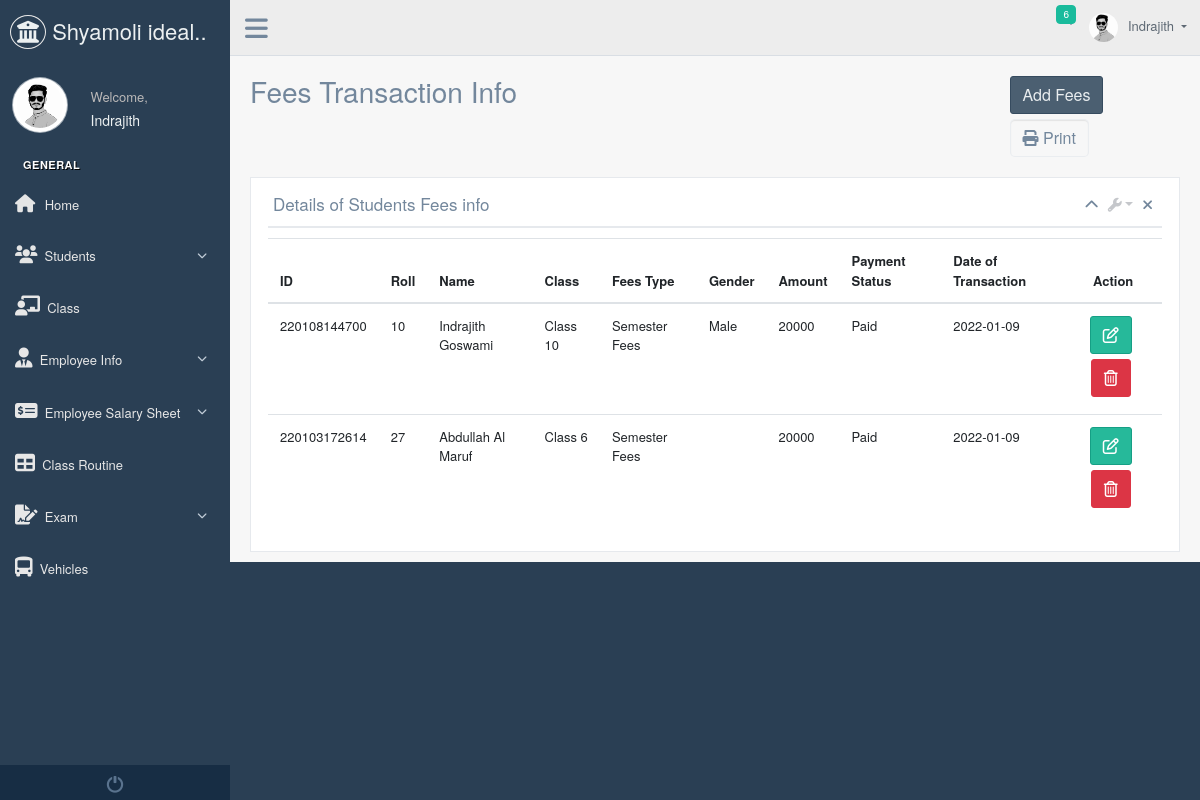
The app's page /production/student-fees.php with its own data.
### tables this page shows
CREATE TABLE `students_fees_record` (
  `slno` int(11) NOT NULL,
  `id` varchar(20) NOT NULL,
  `rollno` varchar(20) NOT NULL,
  `name` text NOT NULL,
  `class` varchar(20) NOT NULL,
  `fees_type` varchar(20) NOT NULL,
  `gender` varchar(20) NOT NULL,
  `amount` int(10) NOT NULL,
  `payments_status` varchar(20) NOT NULL,
  `dateoftransaction` varchar(15) NOT NULL
);

### production/student-fees.php (the view, shortened to what this page needs)
<?php
include("connection.php");
$query = "SELECT * FROM students_fees_record";
$data = mysqli_query($conn, $query);
$total = mysqli_num_rows($data);
?>
<!DOCTYPE html>
<html lang="en">
  <?php include('head.php') ?>
  <body class="nav-md">
    <div class="container body">
      <div class="main_container">
        <div class="col-md-3 left_col">
          <div class="left_col scroll-view">
            <div class="navbar nav_title" style="border: 0;">
              <a href="index.php" class="site_title"><i class="fas fa-university"></i> <span>Shyamoli ideal.. polytechnic institute</span></a>
            </div>
            <?php include('sidebar.php') ?>
          </div>
        </div>
        <?php include('topnav.php') ?>
			<div class="right_col print-container" role="main">
				<div class="">
					<div class="page-title">
						<div class="title_left">
							<h3>Fees Transaction Info</h3>
						</div>
						<div class="title_right" id="printbtn">
							<div class="col-md-4 col-sm-5  form-group pull-right top_search">
								<div class="input-group">
                  <a href="add_students_fees.php" class="btn btn-dark">Add Fees</a>
									<span class="input-group-btn">
                  <button onclick="window.print();" class="btn btn-default" style="border-radius: 5px 5px 5px 5px;border: 1px solid rgba(221,226,232,0.49);box-shadow: inset 0 1px 1px rgb(0 0 0 / 8%);color: #73879c;background-color: #f7f7f7;"><i class="fas fa-print"></i> Print</button>
									</span>
								</div>
							</div>
						</div>
					</div>
					<div class="clearfix"></div>
					<div class="row">
						<div class="col-md-12 col-sm-12 ">
							<div class="x_panel">
								<div class="x_title" id="printbtn1">
									<h2>Details of Students Fees info</h2>
									<ul class="nav navbar-right panel_toolbox">
										<li><a class="collapse-link"><i class="fa fa-chevron-up"></i></a>
										</li>
										<li class="dropdown">
											<a href="#" class="dropdown-toggle" data-toggle="dropdown" role="button" aria-haspopup="true" aria-expanded="false"><i class="fa fa-wrench"></i></a>
										</li>
										<li><a class="close-link"><i class="fa fa-close"></i></a>
										</li>
									</ul>
									<div class="clearfix"></div>
								</div>
                <table class="table">
                  <thead>
                    <tr>
                      <th scope="col">ID</th>
                      <th scope="col">Roll</th>
                      <th scope="col">Name</th>
                      <th scope="col">Class</th>
                      <th scope="col">Fees Type</th>
                      <th scope="col">Gender</th>
                      <th scope="col">Amount</th>
                      <th scope="col">Payment Status</th>
                      <th scope="col">Date of Transaction</th>
                      <th scope="col" class="printbtn"><center>Action</center></th>
                    </tr>
                  </thead>
                  <?php
                  if ($total !=0){
                  ?>
                    <tbody>
                    <?php
                    while($result = mysqli_fetch_assoc($data))
                    {
                        echo "<tr>
                                <td>".$result['id']."</td>
                                <td>".$result['rollno']."</td>
                                <td>".$result['name']."</td>
                                <td>".$result['class']."</td>
                                <td>".$result['fees_type']."</td>
                                <td>".$result['gender']."</td>
                                <td>".$result['amount']."</td>
                                <td>".$result['payments_status']."</td>
                                <td>".$result['dateoftransaction']."</td>
                                <td class='printbtn'><center><a href='student-fees-update.php?id=$result[id]&rn=$result[rollno]&sn=$result[name]&cl=$result[class]&ft=$result[fees_type]&gn=$result[gender]&amount=$result[amount]&ps=$result[payments_status]&dot=$result[dateoftransaction]' type='button' class='btn btn-success'><i class='far fa-edit'></i></a>
                                            <a href='student-fees-delete.php?id=$result[id]' onclick='return checkdelete()' type='button' class='btn btn-danger'><i class='far fa-trash-alt'></i></a>
                                    </center></td>
                              </tr>";
                    }
                    }
                    else
                    {
                      echo "<tr>
                      <td>NO records found..!</td>
                      </tr>";
                    }
                    ?>
                </table>
							</div>
						</div>
					</div>
        <?php include('footer.php') ?>
  </body>
</html>

### records on screen
students_fees_record: id "220108144700", rollno "10", name "Indrajith Goswami", class "Class 10", fees_type "Semester Fees", gender "Male", amount "20000", payments_status "Paid", dateoftransaction "2022-01-09"
students_fees_record: id "220103172614", rollno "27", name "Abdullah Al Maruf", class "Class 6", fees_type "Semester Fees", amount "20000", payments_status "Paid", dateoftransaction "2022-01-09"
